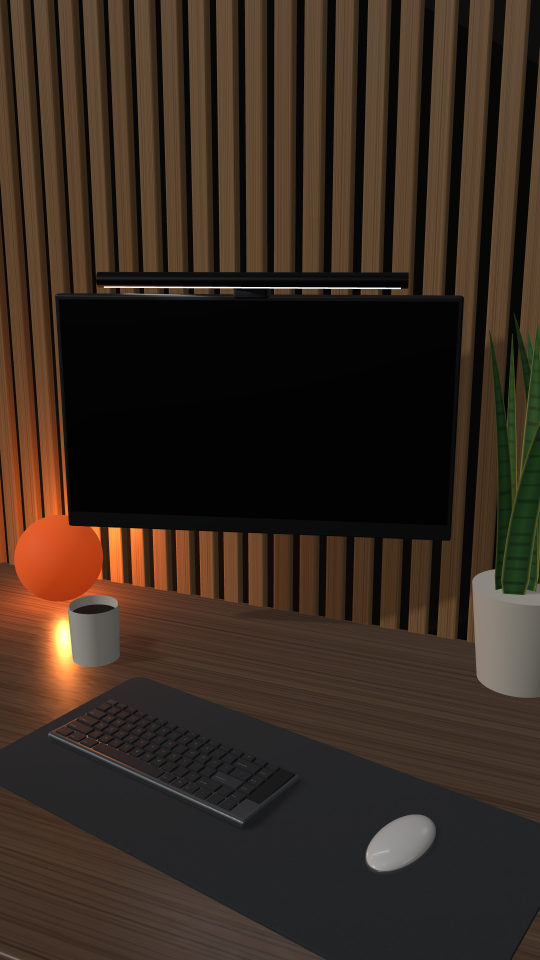
#> input picture reels/teaser/desk/room/base.png, 1080 x 1920 px, found by its file name (shown at 1/2 size)
$ python composite_room.py out.png out.png
#> lines starting #> are read from the running program, lines starting #| are printed output that depends on the picture
# Composite the screen film into the 3D room (own camera angle), physically:
#   frame = base + sum_k screen_cell_k * light_k   (all in linear light; light_k = room lit only by screen cell k)
#   screen = warped film (getPerspectiveTransform + warpPerspective) + glass reflection from the base pass
#   then bloom, depth of field (depth pass, focus on the screen), ACES tone map, phone-camera finish, labels.
import cv2, numpy as np, json, sys, os
R = 'desk/room/'
def lin(p): return (cv2.imread(p).astype(np.float32) / 255.0) ** 2.2
#> called with p = 'desk/room/base.png'
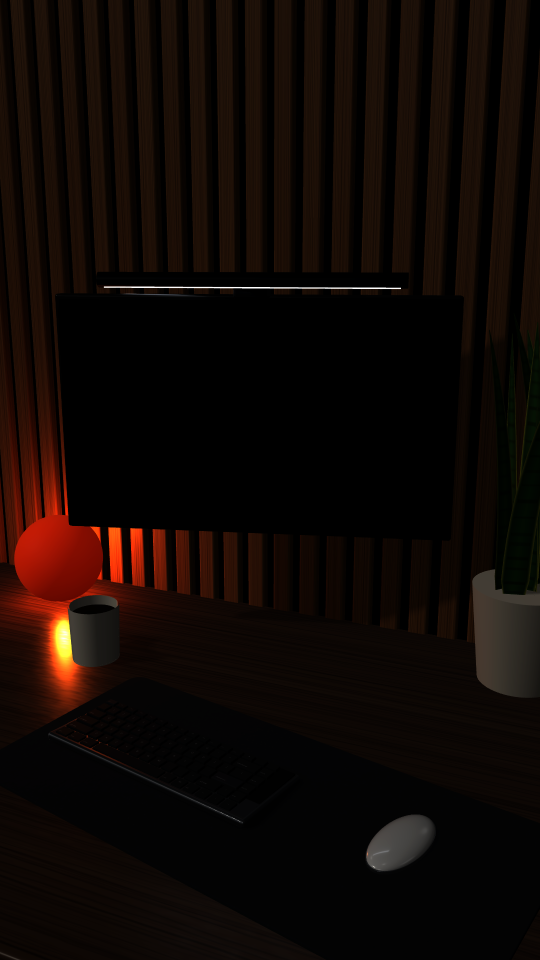
#> returned value: shape (1920, 1080, 3) float32 (shown at 1/2 size); mean of channels 0, 1, 2 0.0176, 0.0317, 0.0649; drawn as B, G, R
base = lin(R + 'base.png'); lights = [lin(R + f'light{k}.png') for k in range(6)]
#> (the run stopped early here; a loop or call above may not have finished)
